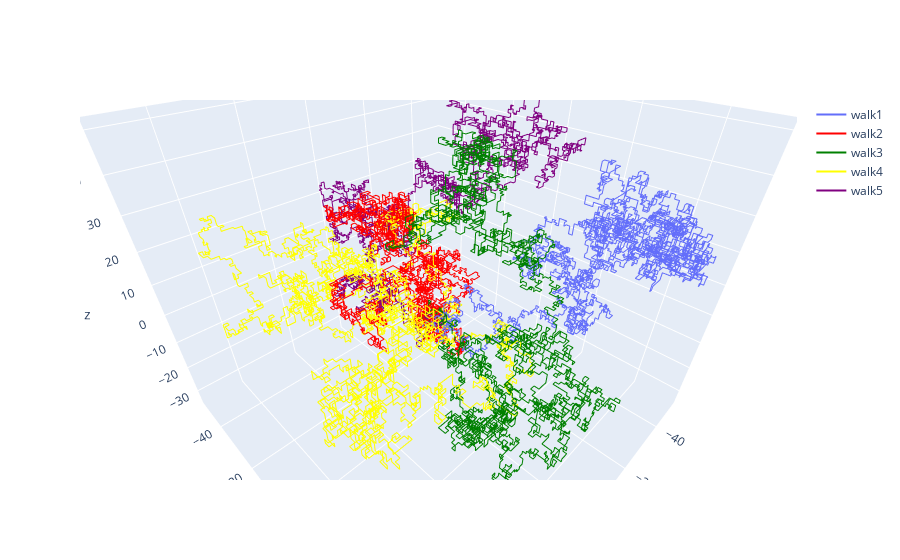

Notebook code cell kept with this figure:
### Code cell
import plotly.graph_objects as go

# Tworzenie wykresu
fig = go.Figure()

# Dodawanie spacerów do wykresu z określoną grubością linii
fig.add_trace(go.Scatter3d(x=x, y=y, z=z, mode='lines', name='walk1', line=dict(width=2)))
fig.add_trace(go.Scatter3d(x=x2, y=y2, z=z2, mode='lines', name='walk2', line=dict(color='red', width=2)))
fig.add_trace(go.Scatter3d(x=x3, y=y3, z=z3, mode='lines', name='walk3', line=dict(color='green', width=2)))
fig.add_trace(go.Scatter3d(x=x4, y=y4, z=z4, mode='lines', name='walk4', line=dict(color='yellow', width=2)))
fig.add_trace(go.Scatter3d(x=x5, y=y5, z=z5, mode='lines', name='walk5', line=dict(color='purple', width=2)))

# Ustawienie domyślnego zoomu
camera = dict(
    up=dict(x=0, y=0, z=1),
    center=dict(x=0, y=0, z=0),
    eye=dict(x=0.7, y=0.7, z=0.7)
)

fig.update_layout(scene_camera=camera)

# Wyświetlenie wykresu
fig.show()

### Figure 1 — Plotly figure (JSON) as saved in the notebook; plotly's stock layout.template omitted (floating-point values rounded to 4 significant figures; data arrays with more than 128 entries replaced by an {"elided": "..."} marker saying what was removed)
{"data": [{"line": {"width": 2}, "mode": "lines", "name": "walk1", "type": "scatter3d", "x": {"elided": "3623 int values"}, "y": {"elided": "3623 int values"}, "z": {"elided": "3623 int values"}}, {"line": {"color": "red", "width": 2}, "mode": "lines", "name": "walk2", "type": "scatter3d", "x": {"elided": "3539 int values"}, "y": {"elided": "3539 int values"}, "z": {"elided": "3539 int values"}}, {"line": {"color": "green", "width": 2}, "mode": "lines", "name": "walk3", "type": "scatter3d", "x": {"elided": "3296 int values"}, "y": {"elided": "3296 int values"}, "z": {"elided": "3296 int values"}}, {"line": {"color": "yellow", "width": 2}, "mode": "lines", "name": "walk4", "type": "scatter3d", "x": {"elided": "3745 int values"}, "y": {"elided": "3745 int values"}, "z": {"elided": "3745 int values"}}, {"line": {"color": "purple", "width": 2}, "mode": "lines", "name": "walk5", "type": "scatter3d", "x": {"elided": "2911 int values"}, "y": {"elided": "2911 int values"}, "z": {"elided": "2911 int values"}}], "layout": {"scene": {"camera": {"center": {"x": 0, "y": 0, "z": 0}, "eye": {"x": 0.7, "y": 0.7, "z": 0.7}, "up": {"x": 0, "y": 0, "z": 1}}}}}
